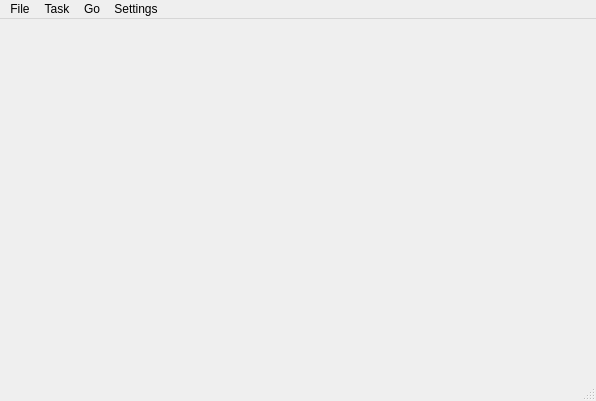
<?xml version="1.0" encoding="UTF-8"?>
<ui version="4.0">
 <class>Main_window</class>
 <widget class="QMainWindow" name="Main_window">
  <property name="geometry">
   <rect>
    <x>0</x>
    <y>0</y>
    <width>596</width>
    <height>401</height>
   </rect>
  </property>
  <property name="windowTitle">
   <string>ridual</string>
  </property>
  <widget class="QWidget" name="centralWidget">
   <layout class="QVBoxLayout" name="verticalLayout">
    <item>
     <widget class="Path_widget" name="path_widget" native="true"/>
    </item>
    <item>
     <layout class="QHBoxLayout" name="horizontalLayout">
      <item>
       <widget class="Pane" name="left_pane" native="true"/>
      </item>
      <item>
       <widget class="Pane" name="right_pane" native="true"/>
      </item>
     </layout>
    </item>
   </layout>
  </widget>
  <widget class="QMenuBar" name="menuBar">
   <property name="geometry">
    <rect>
     <x>0</x>
     <y>0</y>
     <width>596</width>
     <height>26</height>
    </rect>
   </property>
   <widget class="QMenu" name="menu_file">
    <property name="title">
     <string>File</string>
    </property>
    <addaction name="action_execute"/>
    <addaction name="action_view"/>
    <addaction name="action_edit"/>
   </widget>
   <widget class="QMenu" name="menu_settings">
    <property name="title">
     <string>Settings</string>
    </property>
    <addaction name="action_hotkeys"/>
   </widget>
   <widget class="QMenu" name="menu_go">
    <property name="title">
     <string>Go</string>
    </property>
    <addaction name="action_go_parent_directory"/>
    <addaction name="action_go_places"/>
    <addaction name="action_go_root"/>
    <addaction name="separator"/>
    <addaction name="action_refresh"/>
   </widget>
   <widget class="QMenu" name="menu_task">
    <property name="title">
     <string>Task</string>
    </property>
    <addaction name="action_copy"/>
    <addaction name="action_move"/>
    <addaction name="action_link"/>
    <addaction name="action_symbolic_link"/>
    <addaction name="action_rename"/>
    <addaction name="action_remove"/>
    <addaction name="action_move_to_trash"/>
   </widget>
   <addaction name="menu_file"/>
   <addaction name="menu_task"/>
   <addaction name="menu_go"/>
   <addaction name="menu_settings"/>
  </widget>
  <widget class="QStatusBar" name="statusBar"/>
  <action name="action_hotkeys">
   <property name="text">
    <string>Hotkeys</string>
   </property>
  </action>
  <action name="action_go_parent_directory">
   <property name="text">
    <string>Parent directory</string>
   </property>
   <property name="shortcut">
    <string>Backspace</string>
   </property>
  </action>
  <action name="action_go_places">
   <property name="text">
    <string>Places</string>
   </property>
   <property name="shortcut">
    <string>Shift+F1</string>
   </property>
  </action>
  <action name="action_go_root">
   <property name="text">
    <string>Root filesystem</string>
   </property>
   <property name="shortcut">
    <string>Shift+F2</string>
   </property>
  </action>
  <action name="action_execute">
   <property name="text">
    <string>Execute</string>
   </property>
   <property name="shortcut">
    <string>Alt+X</string>
   </property>
  </action>
  <action name="action_view">
   <property name="text">
    <string>View</string>
   </property>
   <property name="shortcut">
    <string>F3</string>
   </property>
  </action>
  <action name="action_edit">
   <property name="text">
    <string>Edit</string>
   </property>
   <property name="shortcut">
    <string>F4</string>
   </property>
  </action>
  <action name="action_copy">
   <property name="text">
    <string>Copy</string>
   </property>
   <property name="shortcut">
    <string>F5</string>
   </property>
  </action>
  <action name="action_move">
   <property name="text">
    <string>Move</string>
   </property>
   <property name="shortcut">
    <string>F6</string>
   </property>
  </action>
  <action name="action_link">
   <property name="enabled">
    <bool>false</bool>
   </property>
   <property name="text">
    <string>Link</string>
   </property>
  </action>
  <action name="action_symbolic_link">
   <property name="enabled">
    <bool>false</bool>
   </property>
   <property name="text">
    <string>Symbolic link</string>
   </property>
  </action>
  <action name="action_rename">
   <property name="enabled">
    <bool>false</bool>
   </property>
   <property name="text">
    <string>Rename</string>
   </property>
  </action>
  <action name="action_remove">
   <property name="enabled">
    <bool>false</bool>
   </property>
   <property name="text">
    <string>Remove</string>
   </property>
  </action>
  <action name="action_move_to_trash">
   <property name="enabled">
    <bool>false</bool>
   </property>
   <property name="text">
    <string>Move to trash</string>
   </property>
  </action>
  <action name="action_refresh">
   <property name="text">
    <string>Refresh</string>
   </property>
   <property name="shortcut">
    <string>Ctrl+R</string>
   </property>
  </action>
 </widget>
 <layoutdefault spacing="6" margin="11"/>
 <customwidgets>
  <customwidget>
   <class>Pane</class>
   <extends>QWidget</extends>
   <header>Pane.h</header>
   <container>1</container>
  </customwidget>
  <customwidget>
   <class>Path_widget</class>
   <extends>QWidget</extends>
   <header>Path_widget.h</header>
   <container>1</container>
  </customwidget>
 </customwidgets>
 <resources/>
 <connections/>
</ui>
